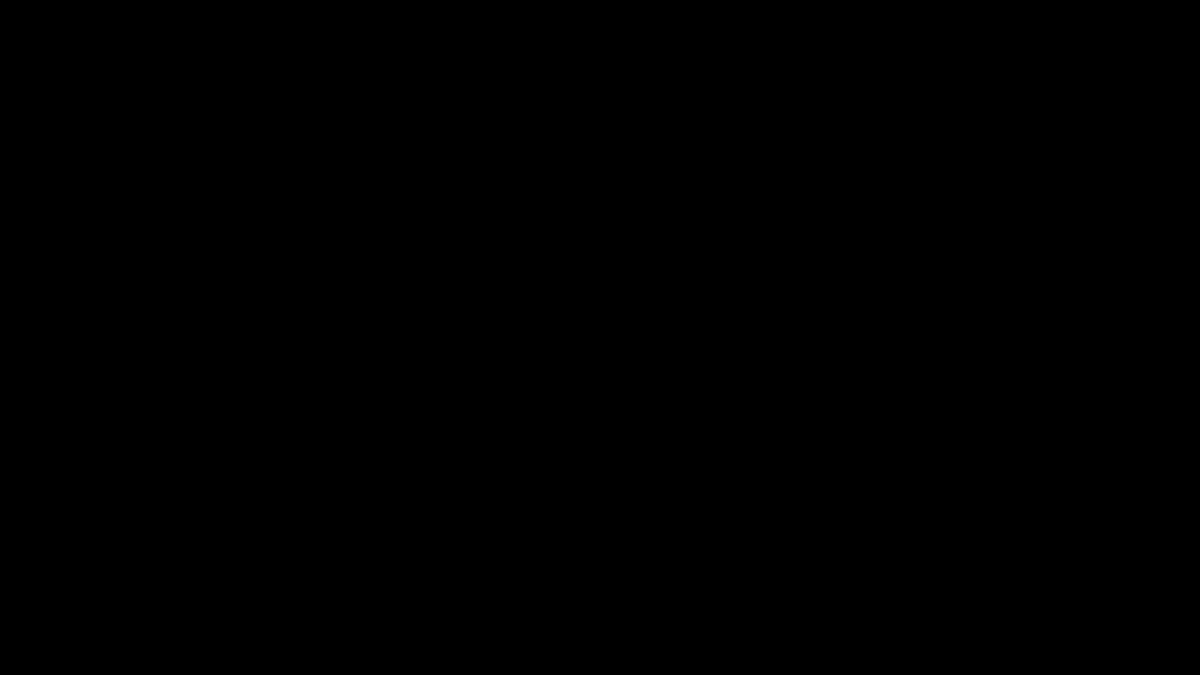
Frame 1 (no input)
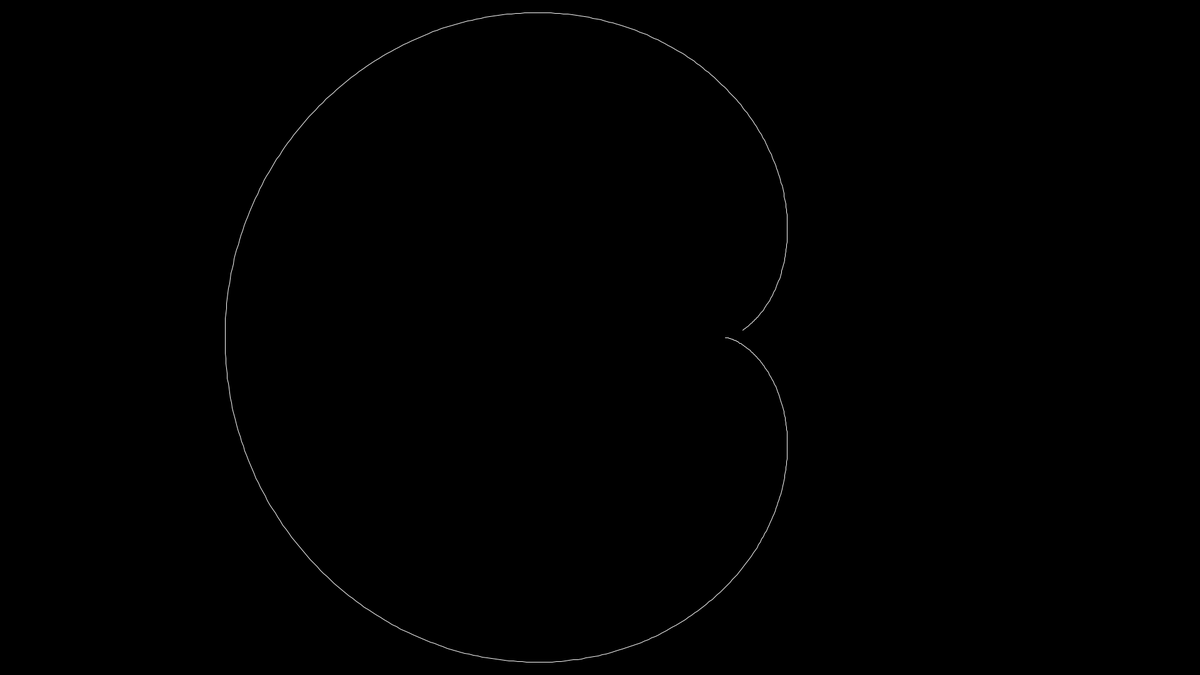
Frame 60 (the mouse pressed at the canvas centre just before this capture)
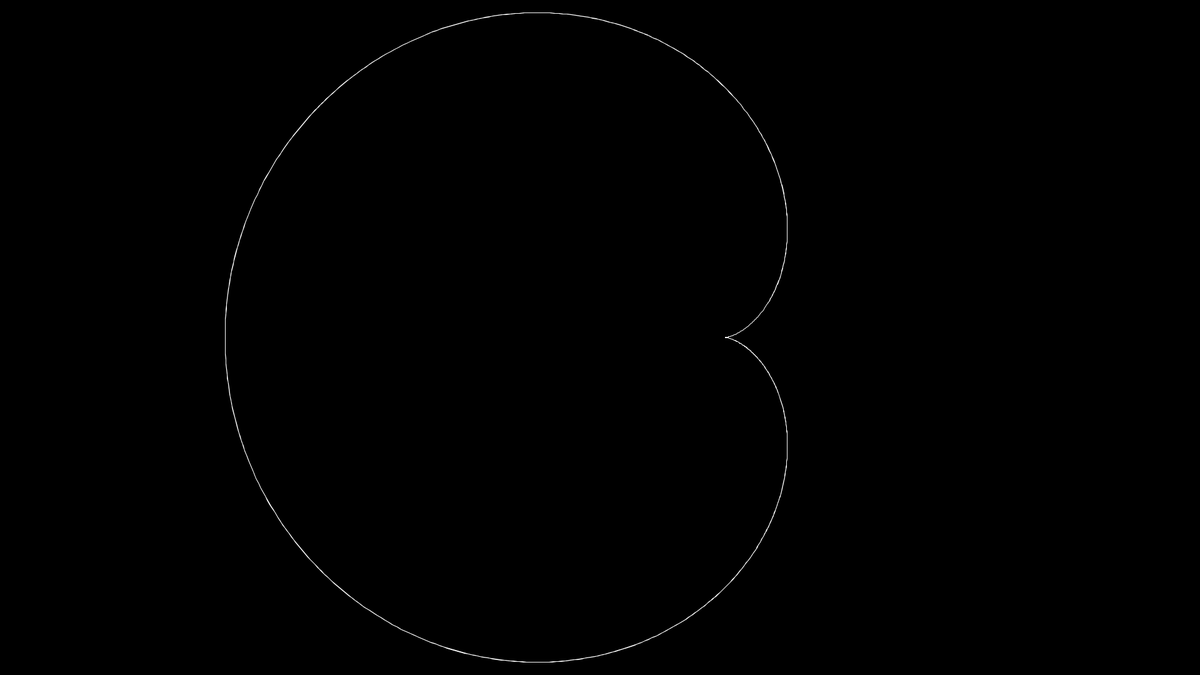
Frame 120 (the mouse held since frame 60 and released just before this capture)

The Processing sketch that drew these frames (run headless with seeded random() and noise(); from frame 60 on, the mouse is pressed at the canvas centre):

// Processing sketch: Polar_04_Epicycloids
// ── Polar_04_Epicycloids.pde
/*
Polar_04_Epicycloids.pde
Author: Alexandros Lotsos
Summary: A sketch showcasing the use of polar coordinates and parametric equations
to draw epicycloids of varying degrees. This sketch currently keeps b = 1, try varying it to see the results!
*/


/*
DEFINITION:
The path traced out by a point P on the edge of a circle of radius b, rolling on the outside of a circle of radius a
*/

float tau = 0.0; //the main parameter of the epicycloid
float a = 1; //radius of the inner circle
float b = 1; //radius of the outer circle

void setup(){
  background(0);
  size(1920, 1080);
  noFill();
  stroke(255);
}

void draw(){
  background(0);
  translate(width/2, height/2);
  beginShape();
  for(float f = 0; f < tau; f += 0.01){
    float x = (a + b)*cos(f) - b*cos((a+b/b)*f);
    float y = (a + b)*sin(f) - b*sin((a+b/b)*f);
    vertex((200/a)*x,(200/a)*y);
  }
  endShape();
  tau += 0.1;
}

void keyPressed(){
  if(keyCode == LEFT){
    tau = 0;
    a--;
  }
  if(keyCode == RIGHT){
    tau = 0;
    a++;
  }
}
